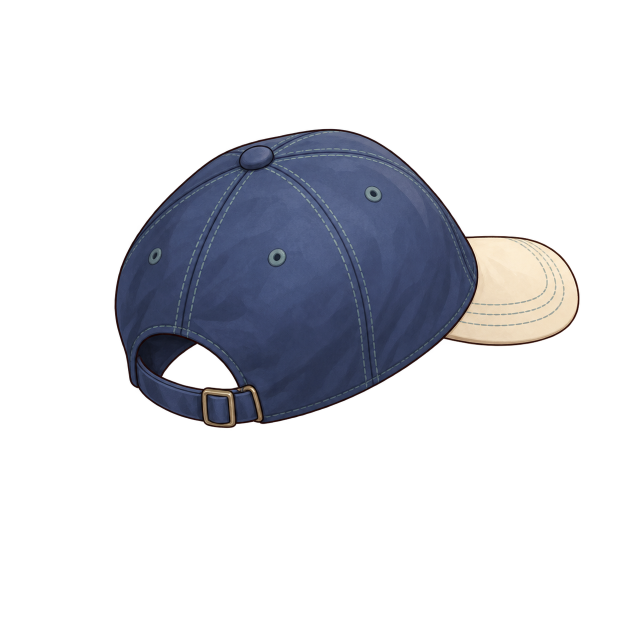
#> input picture docs/art-source/w03-cute-equipment/W03-CUTE-cap.png, 1254 x 1254 px, found by its file name (shown at 1/2 size); its folder holds 2 pictures in this run
$ python prepare-w03-accessories.py
#> lines starting #> are read from the running program, lines starting #| are printed output that depends on the picture; after the words box and inside, x2 and y2 are one past the last pixel; in counts of white or black regions, pixels touching at a corner belong together
### scripts/art/transparent_edge.py
"""Shared conservative RGB cleanup for translucent generated-art edges."""

import numpy as np
from PIL import Image
from scipy.ndimage import distance_transform_edt


def clean(pixels):
    result = pixels.copy()
    rgb = pixels[:, :, :3].astype(np.int16)
    alpha = pixels[:, :, 3]
    mask = (alpha > 0) & (alpha < 32) & (rgb.max(2) > 220) & ((rgb.max(2) - rgb.min(2)) > 160)
    if mask.any():
        if not (alpha >= 32).any():
            raise ValueError("No reliable color to borrow")
        _, nearest = distance_transform_edt(alpha < 32, return_indices=True)
        result[mask, :3] = pixels[nearest[0][mask], nearest[1][mask], :3]
    return result, mask


# [8 lines left out: function place_rgba, not called in this run]

### scripts/art/prepare-w03-accessories.py
"""Build QA-only W03 cap/bag cutouts from the existing source PNGs.

Only nearly invisible alpha specks and saturated low-alpha RGB are corrected.
The source art, visible contour, interior pixels and placement stay unchanged.
"""

import argparse
from pathlib import Path

import numpy as np
from PIL import Image

from transparent_edge import clean


SOURCE = Path("docs/art-source/w03-cute-equipment")
OUTPUT = Path("fishing-game/assets/candidates/w03-accessories-v1")
EXPECTED_BOUNDS = {
    "cap": (229, 257, 1160, 857),
    "bag": (366, 265, 959, 957),
}


def build(name, check):
#> called with name = 'cap', check = False
    source = SOURCE / f"W03-CUTE-{name}.png"
    target = OUTPUT / f"{name}.png"
    with Image.open(source) as image:
#> image is the input picture: PIL image 1254x1254 RGBA; mean R, G, B, A 18.8, 20.2, 25.5, 57
        assert image.mode == "RGBA" and image.size == (1254, 1254), source
        original = np.array(image)
    prepared = original.copy()
    noise = prepared[:, :, 3] <= 4
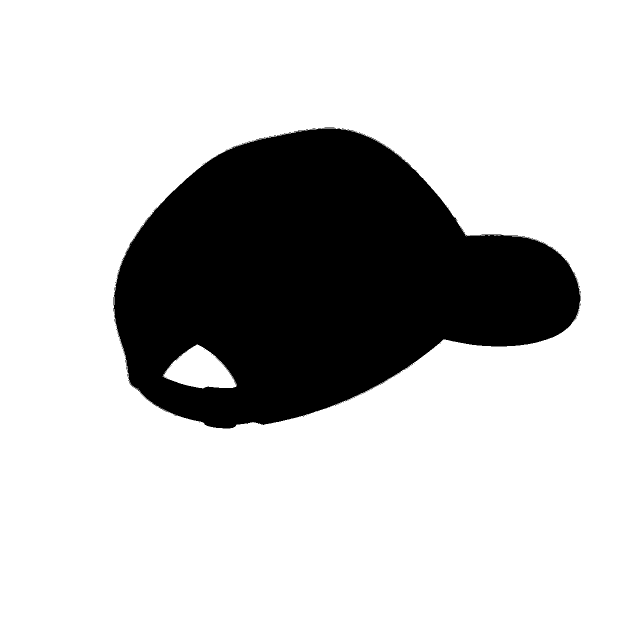
#> noise: shape (1254, 1254) bool (shown at 1/2 size); 77.2% white; 74 black regions (73 under 20 px), largest, box (x1, y1, x2, y2) and area: (227, 257, 1160, 857) 357834
    prepared[noise, 3] = 0
#> prepared: shape (1254, 1254, 4); 0.37% of pixels changed, all inside (x1, y1, x2, y2) = (0, 33, 1222, 1148)
    prepared, fringe = clean(prepared)
#> in clean, `rgb = pixels[:, :, :3].astype(np.int16)`:
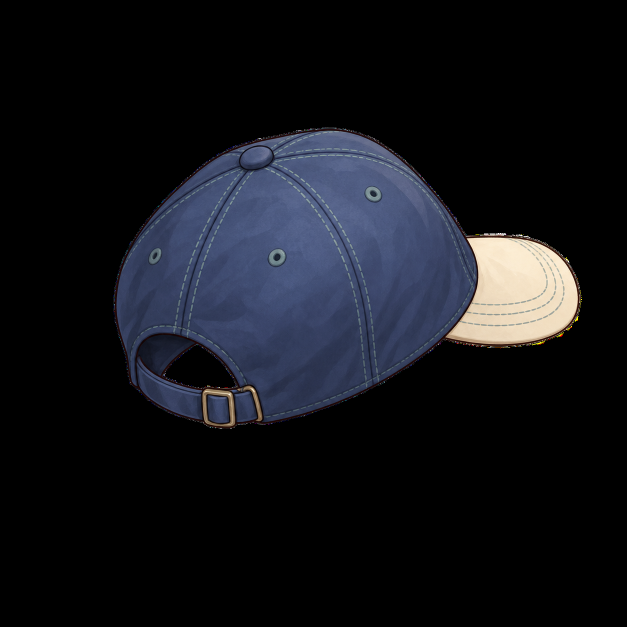
#> rgb: shape (1254, 1254, 3) int16 (shown at 1/2 size); mean R, G, B 18.8, 20.2, 25.5
#> in clean, `alpha = pixels[:, :, 3]`:
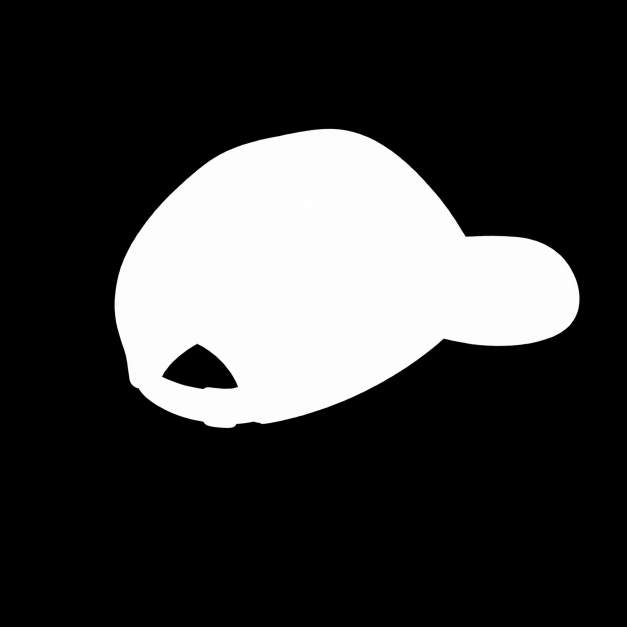
#> alpha: shape (1254, 1254) (shown at 1/2 size); min 0, max 255, mean 57
#> in clean, `mask = (alpha > 0) & (alpha < 32) & (rgb.max(2) > 220) & ((rgb.max(2) ..`: mask: shape (1254, 1254) bool; every value is 0
    assert np.array_equal(prepared[~(noise | fringe)], original[~(noise | fringe)])
    assert np.array_equal(prepared[~noise, 3], original[~noise, 3])
    alpha = prepared[:, :, 3]
    bbox = Image.fromarray((alpha > 20).astype("uint8") * 255).getbbox()
#> bbox = (229, 257, 1160, 857)
    assert bbox == EXPECTED_BOUNDS[name], (name, bbox)
    assert np.all(alpha[0] == 0) and np.all(alpha[-1] == 0)
    if check:
        with Image.open(target) as image:
            assert image.mode == "RGBA" and image.size == (1254, 1254)
            assert np.array_equal(np.array(image), prepared), target
    else:
        OUTPUT.mkdir(parents=True, exist_ok=True)
        Image.fromarray(prepared, "RGBA").save(target, optimize=True)
    print(f"{target}: bbox={bbox}, removed-specks={int(((original[:, :, 3] > 0) & noise).sum())}, fringe-rgb={int(fringe.sum())}, check={check}")
#| fishing-game/assets/candidates/w03-accessories-v1/cap.png: bbox=(229, 257, 1160, 857), removed-specks=5765, fringe-rgb=0, check=False


def main():
    parser = argparse.ArgumentParser(description=__doc__)
    parser.add_argument("--check", action="store_true")
    args = parser.parse_args()
    for name in EXPECTED_BOUNDS:
        build(name, args.check)
#> pass 2 of the loop in main, `for name in EXPECTED_BOUNDS:`:
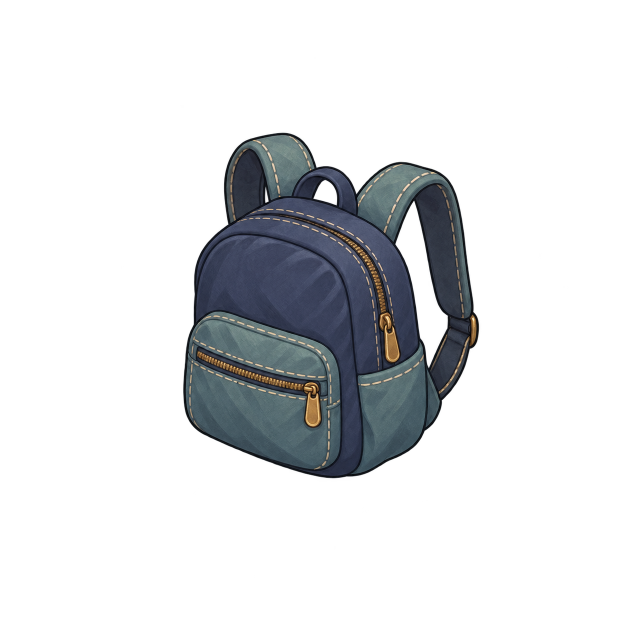
#> input picture docs/art-source/w03-cute-equipment/W03-CUTE-bag.png, 1254 x 1254 px, found by its file name (shown at 1/2 size)
#> in build, image is the input picture: PIL image 1254x1254 RGBA; mean R, G, B, A 13.3, 15, 16.9, 47.6
#> in build (call 2), `noise = prepared[:, :, 3] <= 4`:
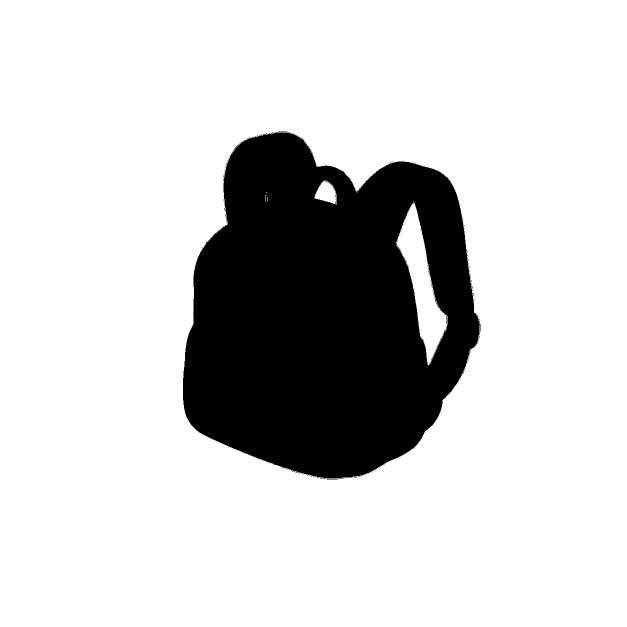
#> noise: shape (1254, 1254) bool (shown at 1/2 size); 81% white; 110 black regions (108 under 20 px), largest, box (x1, y1, x2, y2) and area: (366, 264, 961, 957) 299080, (654, 958, 675, 959) 21
#> prepared: shape (1254, 1254, 4); 0.45% of pixels changed, all inside (x1, y1, x2, y2) = (0, 0, 1210, 1221)
#> in clean (call 2), `alpha = pixels[:, :, 3]`:
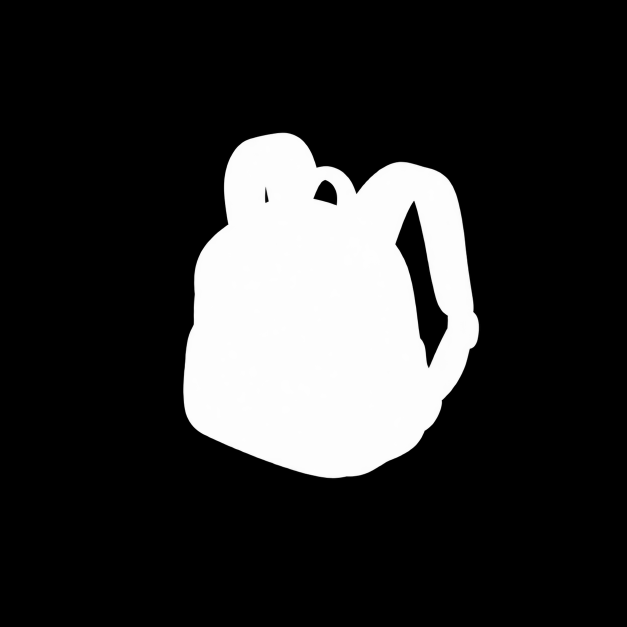
#> alpha: shape (1254, 1254) (shown at 1/2 size); min 0, max 255, mean 47.6
#> bbox = (366, 265, 959, 957)
#| fishing-game/assets/candidates/w03-accessories-v1/bag.png: bbox=(366, 265, 959, 957), removed-specks=7092, fringe-rgb=0, check=False


if __name__ == "__main__":
    main()
